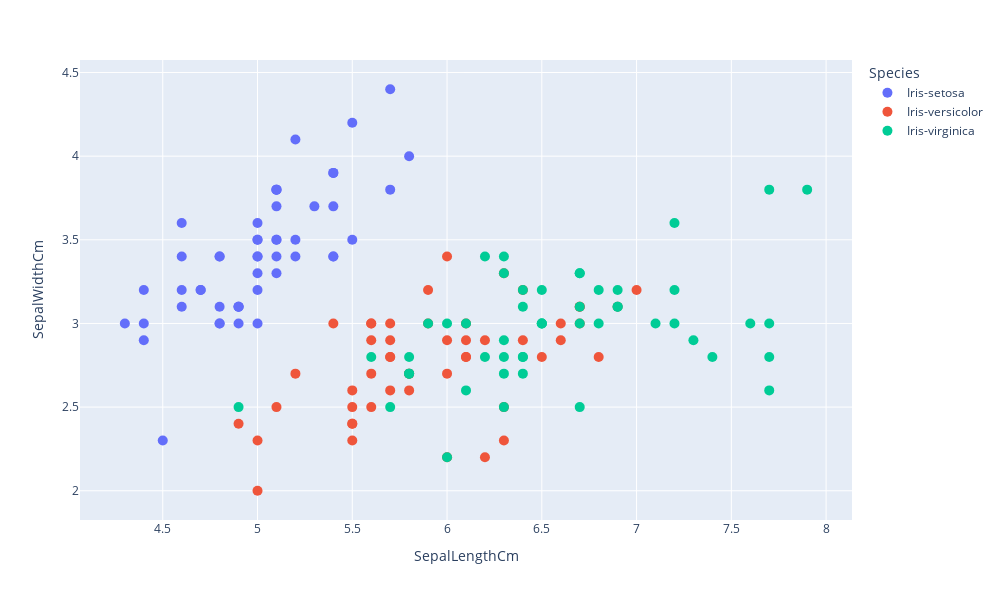

The cell this chart's notebook holds for it:
### Code cell
fig=px.scatter(df,x="SepalLengthCm",y="SepalWidthCm",color="Species")
fig.update_layout(height=600,width=1000)
fig.update_traces(marker_size=10)

### Figure 1 — Plotly figure (JSON) as saved in the notebook; plotly's stock layout.template omitted (floating-point values rounded to 4 significant figures)
{"data": [{"hovertemplate": "Species=Iris-setosa<br>SepalLengthCm=%{x}<br>SepalWidthCm=%{y}<extra></extra>", "legendgroup": "Iris-setosa", "marker": {"color": "#636efa", "size": 10, "symbol": "circle"}, "mode": "markers", "name": "Iris-setosa", "orientation": "v", "showlegend": true, "type": "scatter", "x": [5.1, 4.9, 4.7, 4.6, 5, 5.4, 4.6, 5, 4.4, 4.9, 5.4, 4.8, 4.8, 4.3, 5.8, 5.7, 5.4, 5.1, 5.7, 5.1, 5.4, 5.1, 4.6, 5.1, 4.8, 5, 5, 5.2, 5.2, 4.7, 4.8, 5.4, 5.2, 5.5, 4.9, 5, 5.5, 4.9, 4.4, 5.1, 5, 4.5, 4.4, 5, 5.1, 4.8, 5.1, 4.6, 5.3, 5], "xaxis": "x", "y": [3.5, 3, 3.2, 3.1, 3.6, 3.9, 3.4, 3.4, 2.9, 3.1, 3.7, 3.4, 3, 3, 4, 4.4, 3.9, 3.5, 3.8, 3.8, 3.4, 3.7, 3.6, 3.3, 3.4, 3, 3.4, 3.5, 3.4, 3.2, 3.1, 3.4, 4.1, 4.2, 3.1, 3.2, 3.5, 3.1, 3, 3.4, 3.5, 2.3, 3.2, 3.5, 3.8, 3, 3.8, 3.2, 3.7, 3.3], "yaxis": "y"}, {"hovertemplate": "Species=Iris-versicolor<br>SepalLengthCm=%{x}<br>SepalWidthCm=%{y}<extra></extra>", "legendgroup": "Iris-versicolor", "marker": {"color": "#EF553B", "size": 10, "symbol": "circle"}, "mode": "markers", "name": "Iris-versicolor", "orientation": "v", "showlegend": true, "type": "scatter", "x": [7, 6.4, 6.9, 5.5, 6.5, 5.7, 6.3, 4.9, 6.6, 5.2, 5, 5.9, 6, 6.1, 5.6, 6.7, 5.6, 5.8, 6.2, 5.6, 5.9, 6.1, 6.3, 6.1, 6.4, 6.6, 6.8, 6.7, 6, 5.7, 5.5, 5.5, 5.8, 6, 5.4, 6, 6.7, 6.3, 5.6, 5.5, 5.5, 6.1, 5.8, 5, 5.6, 5.7, 5.7, 6.2, 5.1, 5.7], "xaxis": "x", "y": [3.2, 3.2, 3.1, 2.3, 2.8, 2.8, 3.3, 2.4, 2.9, 2.7, 2, 3, 2.2, 2.9, 2.9, 3.1, 3, 2.7, 2.2, 2.5, 3.2, 2.8, 2.5, 2.8, 2.9, 3, 2.8, 3, 2.9, 2.6, 2.4, 2.4, 2.7, 2.7, 3, 3.4, 3.1, 2.3, 3, 2.5, 2.6, 3, 2.6, 2.3, 2.7, 3, 2.9, 2.9, 2.5, 2.8], "yaxis": "y"}, {"hovertemplate": "Species=Iris-virginica<br>SepalLengthCm=%{x}<br>SepalWidthCm=%{y}<extra></extra>", "legendgroup": "Iris-virginica", "marker": {"color": "#00cc96", "size": 10, "symbol": "circle"}, "mode": "markers", "name": "Iris-virginica", "orientation": "v", "showlegend": true, "type": "scatter", "x": [6.3, 5.8, 7.1, 6.3, 6.5, 7.6, 4.9, 7.3, 6.7, 7.2, 6.5, 6.4, 6.8, 5.7, 5.8, 6.4, 6.5, 7.7, 7.7, 6, 6.9, 5.6, 7.7, 6.3, 6.7, 7.2, 6.2, 6.1, 6.4, 7.2, 7.4, 7.9, 6.4, 6.3, 6.1, 7.7, 6.3, 6.4, 6, 6.9, 6.7, 6.9, 5.8, 6.8, 6.7, 6.7, 6.3, 6.5, 6.2, 5.9], "xaxis": "x", "y": [3.3, 2.7, 3, 2.9, 3, 3, 2.5, 2.9, 2.5, 3.6, 3.2, 2.7, 3, 2.5, 2.8, 3.2, 3, 3.8, 2.6, 2.2, 3.2, 2.8, 2.8, 2.7, 3.3, 3.2, 2.8, 3, 2.8, 3, 2.8, 3.8, 2.8, 2.8, 2.6, 3, 3.4, 3.1, 3, 3.1, 3.1, 3.1, 2.7, 3.2, 3.3, 3, 2.5, 3, 3.4, 3], "yaxis": "y"}], "layout": {"height": 600, "legend": {"title": {"text": "Species"}, "tracegroupgap": 0}, "margin": {"t": 60}, "width": 1000, "xaxis": {"anchor": "y", "domain": [0, 1], "title": {"text": "SepalLengthCm"}}, "yaxis": {"anchor": "x", "domain": [0, 1], "title": {"text": "SepalWidthCm"}}}}
